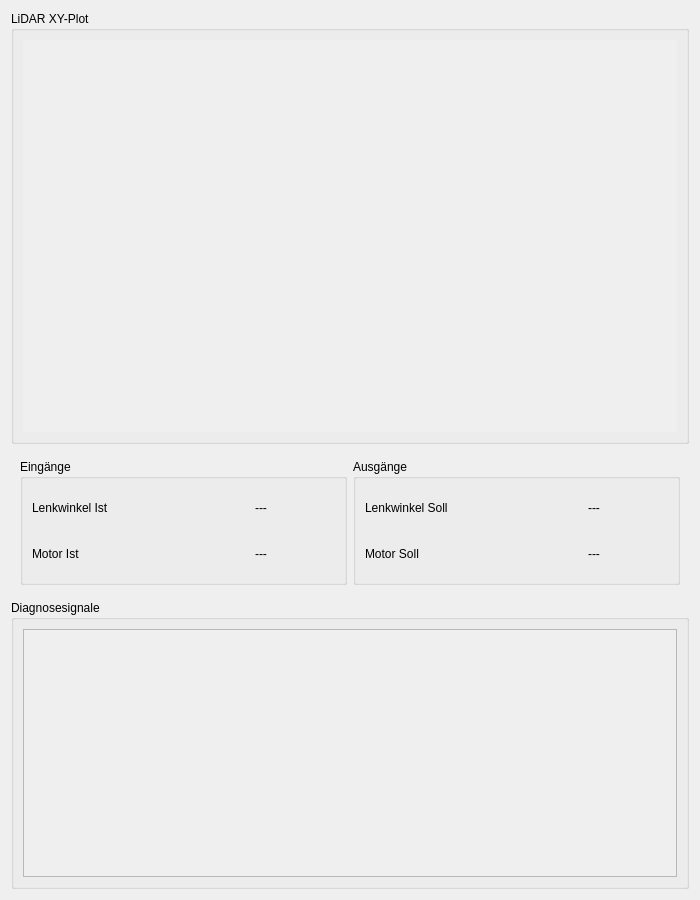
<?xml version="1.0" encoding="UTF-8"?>
<ui version="4.0">
 <class>MonitoringWindow</class>
 <widget class="QDialog" name="MonitoringWindow">
  <property name="geometry">
   <rect>
    <x>0</x>
    <y>0</y>
    <width>700</width>
    <height>900</height>
   </rect>
  </property>
  <property name="minimumSize">
   <size>
    <width>700</width>
    <height>900</height>
   </size>
  </property>
  <property name="windowTitle">
   <string>Monitoring</string>
  </property>
  <layout class="QHBoxLayout" name="horizontalLayout">
   <item>
    <layout class="QVBoxLayout" name="mainLayout" stretch="3,1,2">
     <item>
      <widget class="QGroupBox" name="groupLidarPlot">
       <property name="title">
        <string>LiDAR XY-Plot</string>
       </property>
       <layout class="QVBoxLayout" name="verticalLayout">
        <item>
         <widget class="QWidget" name="lidarPlotPlaceholder" native="true">
          <property name="minimumSize">
           <size>
            <width>0</width>
            <height>350</height>
           </size>
          </property>
          <property name="autoFillBackground">
           <bool>true</bool>
          </property>
         </widget>
        </item>
       </layout>
      </widget>
     </item>
     <item>
      <widget class="QWidget" name="ioContainer" native="true">
       <property name="maximumSize">
        <size>
         <width>16777215</width>
         <height>150</height>
        </size>
       </property>
       <layout class="QHBoxLayout" name="horizontalLayout_2">
        <item>
         <widget class="QGroupBox" name="groupInputs">
          <property name="title">
           <string>Eingänge</string>
          </property>
          <layout class="QVBoxLayout" name="verticalLayout_2">
           <item>
            <layout class="QGridLayout" name="inputGrid">
             <item row="1" column="0">
              <widget class="QLabel" name="labelMotorActualTitle">
               <property name="text">
                <string>Motor Ist</string>
               </property>
              </widget>
             </item>
             <item row="0" column="0">
              <widget class="QLabel" name="labelSteeringActualTitle">
               <property name="text">
                <string>Lenkwinkel Ist</string>
               </property>
              </widget>
             </item>
             <item row="0" column="1">
              <widget class="QLabel" name="labelSteeringActualValue">
               <property name="text">
                <string>---</string>
               </property>
               <property name="alignment">
                <set>Qt::AlignmentFlag::AlignCenter</set>
               </property>
              </widget>
             </item>
             <item row="1" column="1">
              <widget class="QLabel" name="labelMotorActualValue">
               <property name="text">
                <string>---</string>
               </property>
               <property name="alignment">
                <set>Qt::AlignmentFlag::AlignCenter</set>
               </property>
              </widget>
             </item>
            </layout>
           </item>
          </layout>
         </widget>
        </item>
        <item>
         <widget class="QGroupBox" name="groupOutputs">
          <property name="title">
           <string>Ausgänge</string>
          </property>
          <layout class="QHBoxLayout" name="horizontalLayout_3">
           <item>
            <layout class="QGridLayout" name="outputGrid">
             <item row="0" column="0">
              <widget class="QLabel" name="labelSteeringSetpointTitle">
               <property name="text">
                <string>Lenkwinkel Soll</string>
               </property>
              </widget>
             </item>
             <item row="0" column="1">
              <widget class="QLabel" name="labelSteeringSetpointValue">
               <property name="text">
                <string>---</string>
               </property>
               <property name="alignment">
                <set>Qt::AlignmentFlag::AlignCenter</set>
               </property>
              </widget>
             </item>
             <item row="1" column="0">
              <widget class="QLabel" name="labelMotorSetpointTitle">
               <property name="text">
                <string>Motor Soll</string>
               </property>
              </widget>
             </item>
             <item row="1" column="1">
              <widget class="QLabel" name="labelMotorSetpointValue">
               <property name="text">
                <string>---</string>
               </property>
               <property name="alignment">
                <set>Qt::AlignmentFlag::AlignCenter</set>
               </property>
              </widget>
             </item>
            </layout>
           </item>
          </layout>
         </widget>
        </item>
       </layout>
      </widget>
     </item>
     <item>
      <widget class="QGroupBox" name="groupDiagnostics">
       <property name="title">
        <string>Diagnosesignale</string>
       </property>
       <layout class="QVBoxLayout" name="verticalLayout_3">
        <item>
         <widget class="QScrollArea" name="diagnosticsScrollArea">
          <property name="widgetResizable">
           <bool>true</bool>
          </property>
          <widget class="QWidget" name="diagnosticsContainer">
           <property name="geometry">
            <rect>
             <x>0</x>
             <y>0</y>
             <width>642</width>
             <height>241</height>
            </rect>
           </property>
           <layout class="QHBoxLayout" name="horizontalLayout_4">
            <item>
             <layout class="QGridLayout" name="diagnosticsGrid"/>
            </item>
           </layout>
          </widget>
         </widget>
        </item>
       </layout>
      </widget>
     </item>
    </layout>
   </item>
  </layout>
 </widget>
 <resources/>
 <connections/>
</ui>
